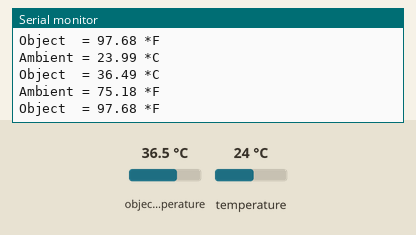
The sketch below on a simulated Arduino Uno, built with avr-gcc and run on an emulated ATmega328P. On the bench: the last lines printed to the serial monitor. Wiring (inferred from the names in the program): MLX90614 thermometer at I2C address 0x5A. The test bench sets the inputs (shaded band); at power-on: object temperature 36.5 °C, temperature 24 °C.

Above: at 1.2 s.
1.3 s: object temperature set to 20 °C
At 1.9 s:
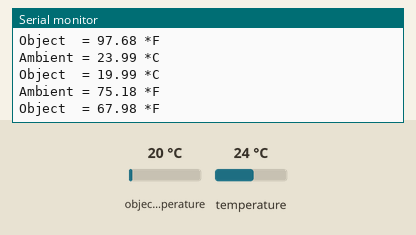
2.8 s: temperature set to 12 °C
At 3.45 s:
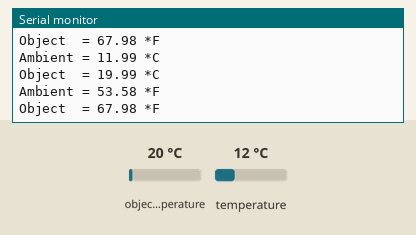
4.3 s: object temperature set to 39 °C
At 5.01 s:
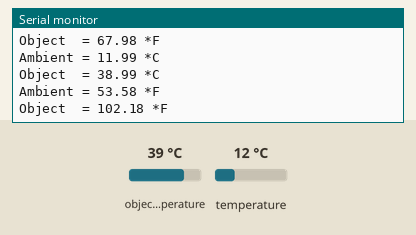
Timing chart, 0 to 7.3 s (numbered marks = the images above; inputs shaded):
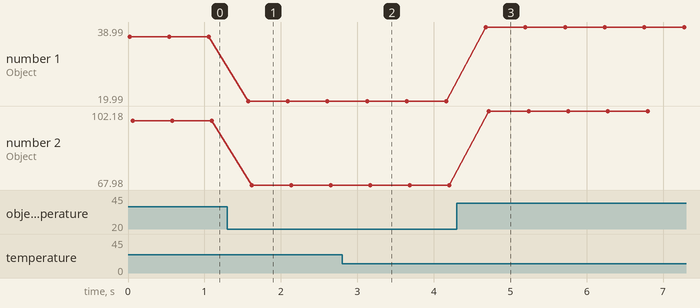

Measured:
- after the input at 1.3 s, the serial monitor: prints a new line after 0.27 s (image 1)
- after the input at 2.8 s, the serial monitor: prints a new line after 0.31 s (image 2)
- after the input at 4.3 s, the serial monitor: prints a new line after 0.38 s (image 3)
- plotted number 1: 36.49 → 19.99 after the input at 1.3 s, 19.99 → 38.99 after the input at 4.3 s
- plotted number 2: 97.68 → 67.98 after the input at 1.3 s, 67.98 → 102.18 after the input at 4.3 s

The sketch:

MLX90614.ino
```cpp
// IR Thermometer Sensor-MLX90614 非接触式红外温度传感器
// This example is to get the ambient temperature and object temperature by the IIC bus
// Author: Jiahui Tang
// Date: 2017-1-15

#include <Wire.h>
#include <IR_Thermometer_Sensor_MLX90614.h>

IR_Thermometer_Sensor_MLX90614 MLX90614 = IR_Thermometer_Sensor_MLX90614();

void setup() {
  Serial.begin(9600);
  MLX90614.begin();
}

void loop() {
  Serial.print("Ambient = "); Serial.print(MLX90614.GetAmbientTemp_Celsius());    Serial.println(" *C");
  Serial.print("Object  = "); Serial.print(MLX90614.GetObjectTemp_Celsius());     Serial.println(" *C");
  Serial.print("Ambient = "); Serial.print(MLX90614.GetAmbientTemp_Fahrenheit()); Serial.println(" *F");
  Serial.print("Object  = "); Serial.print(MLX90614.GetObjectTemp_Fahrenheit());  Serial.println(" *F");

  Serial.println();
  delay(500);
}
```

IR_Thermometer_Sensor_MLX90614.h
```cpp
/*!
* @file IR_Thermometer_Sensor_MLX90614.h
* @brief IR_Thermometer_Sensor_MLX90614.h detailed description for IR_Thermometer_Sensor_MLX90614.cpp
*
*  IR_Thermometer_Sensor_MLX90614.h Define the device address, define the temperature register address, statement read temperature function and so on
*
* @author jackli(Jack.li@dfrobot.com)
* @version  V0.1
* @date  2016-1-16
*/
#if (ARDUINO >= 100)
 #include "Arduino.h"
#else
 #include "WProgram.h"
#endif
#include "Wire.h"


#define MLX90614_IIC_ADDR 0x5A

#define MLX90614_TA 			0x06
#define MLX90614_TOBJ1 		0x07

class IR_Thermometer_Sensor_MLX90614
{
	public:
  IR_Thermometer_Sensor_MLX90614(uint8_t Addr = MLX90614_IIC_ADDR);
  boolean begin();

  double GetObjectTemp_Celsius(void);
  double GetAmbientTemp_Celsius(void);
  double GetObjectTemp_Fahrenheit(void);
  double GetAmbientTemp_Fahrenheit(void);

 	private:
  float GetTemp(uint8_t Register);

  uint8_t DiviceAddress;
  uint16_t Get_Register(uint8_t Reg);
  void write16(uint8_t addr, uint16_t data);
};
/******************************************************************************
  Copyright (C) <2016>  <jackli>
  This program is free software: you can redistribute it and/or modify
  it under the terms of the GNU General Public License as published by
  the Free Software Foundation, either version 3 of the License, or
  (at your option) any later version.
  This program is distributed in the hope that it will be useful,
  but WITHOUT ANY WARRANTY; without even the implied warranty of
  MERCHANTABILITY or FITNESS FOR A PARTICULAR PURPOSE.  See the
  GNU General Public License for more details.
  You should have received a copy of the GNU General Public License
  along with this program.  If not, see <http://www.gnu.org/licenses/>.
  Contact: Jack.li@dfrobot.com
 ******************************************************************************/
```
